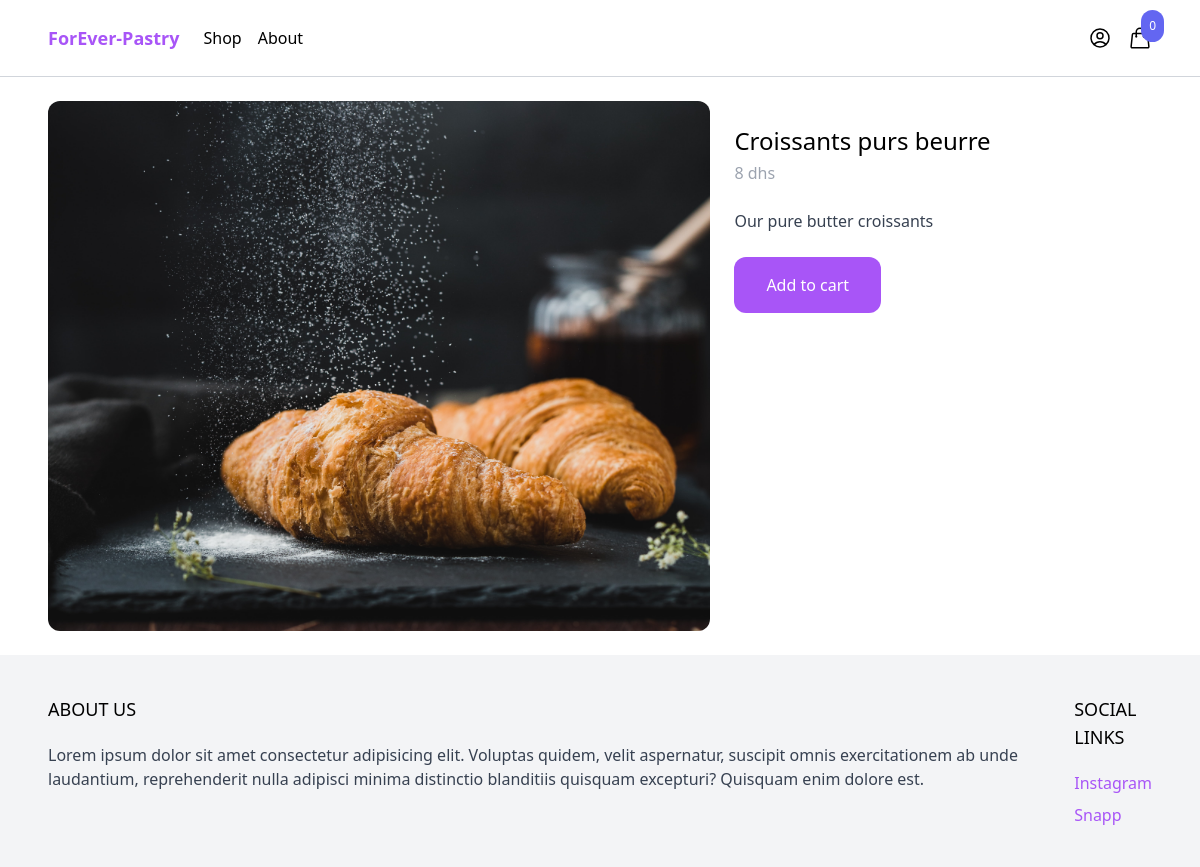
The app's page /shop/croissants-purs-beurre/ with its own data.
### product/models.py (models this page shows, shortened)
class Product(models.Model):
    category = models.ForeignKey(Category, related_name='products', on_delete=models.CASCADE)
    name = models.CharField(max_length=250)
    slug = models.SlugField()
    description = models.TextField(max_length=250, blank=True, null=True)
    price = models.IntegerField()
    created_at = models.DateTimeField(auto_now_add=True)
    image = models.ImageField(upload_to='uploads/', blank=True, null=True)
    thumbnail = models.ImageField(upload_to='uploads/', blank=True, null=True)
    class Meta:
        ordering = ('-created_at',)
    def get_display_price(self):
        return self.price

### product/views.py (the view)
# urls.py: path('shop/<slug:slug>/', product, name='product'),
def product(request, slug):
    product = get_object_or_404(Product, slug=slug)
    return render(request, 'product/product.html', {'product': product})

### cart/cart.py (called while the page is built)
    def __len__(self):
        return sum(item['quantity'] for item in self.cart.values())

### cart/context_processors.py (called while the page is built)
def cart(request):
    return {'cart': Cart(request)}

### product/templates/product/product.html (shortened to what this page needs)
{% extends 'core/base.html' %}
{% block content %}
    <div class="max-w-6xl mx-auto flex flex-wrap py-6 px-6 xl:px-0">
        <div class="images w-full mb-6 lg:mb-0 lg:w-3/5">
            <img
                class="rounded-xl"
                src="{% if product.image %}{{ product.image.url }} {% else %}https://via.placeholder.com/240x240x.jpg {% endif %}"
            >
        </div>
        <div class="information w-full lg:w-2/5 lg:p-6">
            <h1 class="text-2xl">{{ product.name }}</h1>
            <p class="mt-1 text-gray-400">{{ product.get_display_price }} dhs</p>
            {% if product.description %}
            <p class="mt-6 text-gray-700">{{ product.description }}</p>
            {% endif %}
            <a href="#"
                class="mt-6 inline-block px-8 py-4 rounded-xl bg-purple-500 text-white hover:bg-purple-700"
                hx-get="{% url 'add_to_cart' product.id  %}"
                hx-target="#menu-cart-button"
                hx-swap="outerHTML"
                >
                Add to cart
            </a>
        </div>
    </div>
{% endblock %}

### records on screen
Product: image (picture), name "Croissants purs beurre", get_display_price "8", description "Our pure butter croissants"

### other values on screen
{{ cart|length }} "0"
